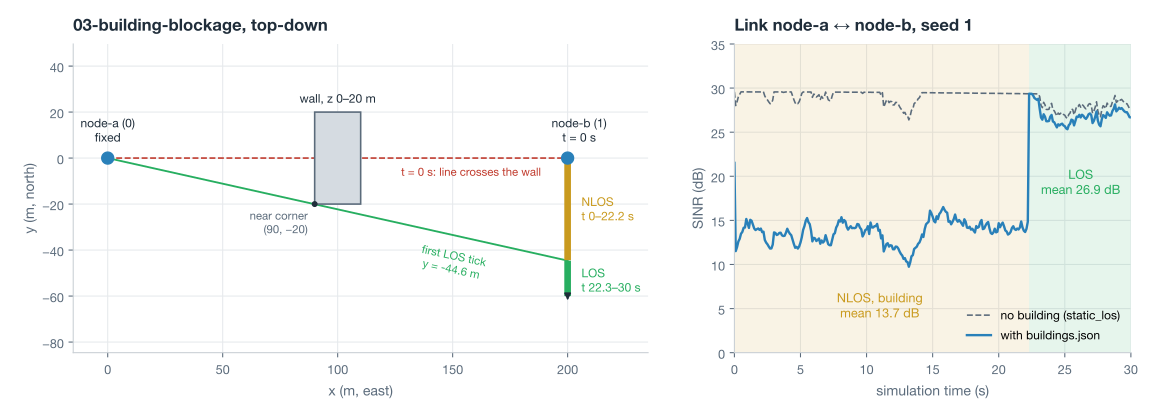

The script that saved this image:
"""Generate buildings-blockage.svg, the figure on the "buildings.json" page.

Left panel: top-down map of baseline 03-building-blockage (node-a, the "wall"
building, node-b's path, and the sight line at the first NLOS and first LOS
tick). Right panel: link SINR over time from seed 1 of that scenario, with the
same scenario minus the building (condition_model = static_los) for reference.
Run it with the project venv from docs/, passing both output folders:

    ../.venv/bin/python diagrams/buildings-blockage.py \\
        ../outputs/examples/03-building-blockage \\
        ../outputs/examples/03-no-building-static-los

The first folder comes from the tracked scenario run with --seeds=1. The second
is the same run.ini with buildings_file blank and condition_model = static_los.
"""
import csv
import json
import os
import sys

import matplotlib

matplotlib.use("Agg")
import matplotlib.pyplot as plt  # noqa: E402
from matplotlib.patches import Rectangle  # noqa: E402

HERE = os.path.dirname(os.path.abspath(__file__))
TARGET = os.path.join(HERE, "buildings-blockage.svg")

INK, MUTED, GRID = "#1f2d3a", "#5b6b7b", "#e6e9ec"
BLUE, AMBER, GREEN, RED = "#2980b9", "#c99a1e", "#27ae60", "#c0392b"


def read(path):
    with open(path, newline="") as f:
        rows = list(csv.reader(line for line in f if not line.startswith("#")))
    head, body = rows[0], rows[1:]
    return [dict(zip(head, r)) for r in body]


def style(ax, title):
    ax.set_title(title, loc="left", fontsize=12.5, fontweight="bold", color=INK, pad=10)
    ax.grid(True, color=GRID, linewidth=0.8)
    ax.set_axisbelow(True)
    for side in ("top", "right"):
        ax.spines[side].set_visible(False)
    for side in ("left", "bottom"):
        ax.spines[side].set_color("#c9cfd5")
    ax.tick_params(colors=MUTED, labelsize=9.5)


def main():
    run = sys.argv[1]
    ref = sys.argv[2]
    with open(os.path.join(run, "inputs", "buildings.json")) as f:
        wall = json.load(f)[0]["bounds"]
    pos = read(os.path.join(run, "seed-1", "positions.csv"))
    links = read(os.path.join(run, "seed-1", "links.csv"))
    ref_links = read(os.path.join(ref, "seed-1", "links.csv"))

    a = next(p for p in pos if p["node_id"] == "0")
    b_path = [p for p in pos if p["node_id"] == "1"]
    first_los = next(r for r in links if r["condition"] == "LOS")
    t_los = float(first_los["time_s"])
    b_at = {round(float(p["time_s"]), 1): p for p in b_path}
    b_first_los = b_at[round(t_los, 1)]

    plt.rcParams["font.family"] = ["Helvetica Neue", "Helvetica", "Arial", "DejaVu Sans"]
    fig, (ax, bx) = plt.subplots(1, 2, figsize=(12, 4.3),
                                 gridspec_kw={"width_ratios": [1.45, 1]})
    fig.patch.set_facecolor("white")

    # --- Map ---
    ax.add_patch(Rectangle((wall["x_min"], wall["y_min"]), wall["x_max"] - wall["x_min"],
                           wall["y_max"] - wall["y_min"], facecolor="#d5dbe1",
                           edgecolor=MUTED, linewidth=1.2, zorder=2))
    ax.text((wall["x_min"] + wall["x_max"]) / 2, wall["y_max"] + 3, "wall, z 0–20 m",
            ha="center", va="bottom", fontsize=9, color=INK, zorder=3)
    ax.plot([wall["x_min"]], [wall["y_min"]], "o", color=INK, markersize=3.5, zorder=4)
    ax.text(wall["x_min"] - 3, wall["y_min"] - 2, "near corner\n(90, −20)", ha="right",
            va="top", fontsize=8.5, color=MUTED)
    ax_x, ax_y = float(a["x"]), float(a["y"])
    bx_xy = [(float(p["x"]), float(p["y"])) for p in b_path]
    ax.plot([ax_x, bx_xy[0][0]], [ax_y, bx_xy[0][1]], color=RED,
            linewidth=1.2, linestyle="--", zorder=1)
    ax.plot([ax_x, float(b_first_los["x"])], [ax_y, float(b_first_los["y"])], color=GREEN,
            linewidth=1.4, zorder=1)
    nlos = [xy for xy, r in zip(bx_xy, links) if r["condition"] == "NLOS"]
    los = [xy for xy, r in zip(bx_xy, links) if r["condition"] == "LOS"]
    ax.plot([p[0] for p in nlos], [p[1] for p in nlos], color=AMBER, linewidth=5,
            solid_capstyle="butt", zorder=3)
    ax.plot([p[0] for p in los], [p[1] for p in los], color=GREEN, linewidth=5,
            solid_capstyle="butt", zorder=3)
    ax.annotate("", xy=(bx_xy[-1][0], bx_xy[-1][1] - 3), xytext=bx_xy[-1],
                arrowprops=dict(arrowstyle="-|>", color=INK, linewidth=1.2))
    ax.plot([ax_x], [ax_y], "o", color=BLUE, markersize=9, zorder=4)
    ax.plot([bx_xy[0][0]], [bx_xy[0][1]], "o", color=BLUE, markersize=9, zorder=4)
    ax.text(ax_x, ax_y + 6, "node-a (0)\nfixed", ha="center", va="bottom", fontsize=9, color=INK)
    ax.text(bx_xy[0][0] + 5, bx_xy[0][1] + 6, "node-b (1)\nt = 0 s", ha="center", va="bottom",
            fontsize=9, color=INK)
    ax.text(bx_xy[0][0] + 6, -22, "NLOS\nt 0–%.1f s" % (t_los - 0.1), ha="left", va="center",
            fontsize=9, color=AMBER)
    ax.text(bx_xy[0][0] + 6, -53, "LOS\nt %.1f–30 s" % t_los, ha="left", va="center",
            fontsize=9, color=GREEN)
    ax.text(150, -36.5, "first LOS tick\ny = %.1f m" % float(b_first_los["y"]), ha="center",
            va="top", fontsize=8.5, color=GREEN, rotation=-12)
    ax.text(158, -3, "t = 0 s: line crosses the wall", ha="center", va="top", fontsize=8.5,
            color=RED)
    ax.set_xlim(-15, 235)
    ax.set_ylim(-70, 35)
    ax.set_aspect("equal", adjustable="datalim")
    ax.set_xlabel("x (m, east)", fontsize=10.5, color=MUTED)
    ax.set_ylabel("y (m, north)", fontsize=10.5, color=MUTED)
    style(ax, "03-building-blockage, top-down")

    # --- SINR ---
    t = [float(r["time_s"]) for r in links]
    s = [float(r["sinr_db"]) for r in links]
    bx.axvspan(0, t_los, color=AMBER, alpha=0.12, linewidth=0)
    bx.axvspan(t_los, 30, color=GREEN, alpha=0.12, linewidth=0)
    bx.plot([float(r["time_s"]) for r in ref_links], [float(r["sinr_db"]) for r in ref_links],
            color=MUTED, linewidth=1.2, linestyle="--", label="no building (static_los)")
    bx.plot(t, s, color=BLUE, linewidth=1.8, label="with buildings.json")
    nl = [v for v, r in zip(s, links) if r["condition"] == "NLOS"]
    lo = [v for v, r in zip(s, links) if r["condition"] == "LOS"]
    bx.text(11, 4, "NLOS, building\nmean %.1f dB" % (sum(nl) / len(nl)), ha="center",
            fontsize=9.5, color=AMBER)
    bx.text(26.2, 18, "LOS\nmean %.1f dB" % (sum(lo) / len(lo)), ha="center",
            fontsize=9.5, color=GREEN)
    bx.set_xlim(0, 30)
    bx.set_ylim(0, 35)
    bx.set_xlabel("simulation time (s)", fontsize=10.5, color=MUTED)
    bx.set_ylabel("SINR (dB)", fontsize=10.5, color=MUTED)
    bx.legend(loc="lower right", fontsize=9, frameon=False)
    style(bx, "Link node-a ↔ node-b, seed 1")

    fig.tight_layout(w_pad=3)
    fig.savefig(TARGET, format="svg", facecolor="white")
    print(f"wrote {TARGET}")


if __name__ == "__main__":
    main()
